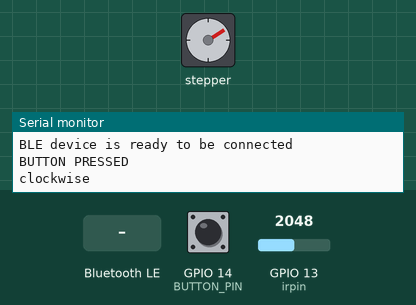
Simulated run of this sketch. Board: ESP32. On the bench: stepper motor, the last lines printed to the serial monitor. The test bench sets the inputs (shaded band); at power-on: GPIO 13 (irpin) = 2048, GPIO 14 (BUTTON_PIN) HIGH. Random numbers use the default seed unless the sketch sets one; nothing arrives over Bluetooth unless stated; a phone connects over Bluetooth LE 3 s after start; stepper angles assume 2048 steps per turn.

Above: at 3.2 s.
3.3 s: Bluetooth LE write "activate" received
At 11.3 s:
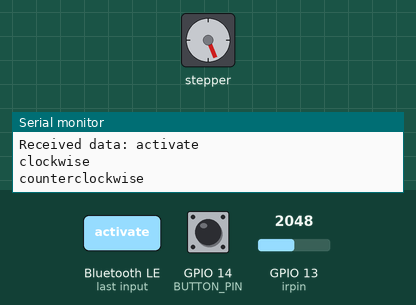
12.0 s: Bluetooth LE write "1" received
At 14.7 s:
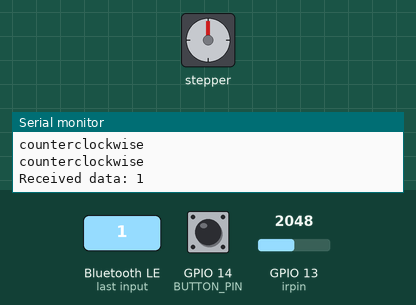
Timing chart, 0 to 24.8 s (numbered marks = the images above; inputs shaded):
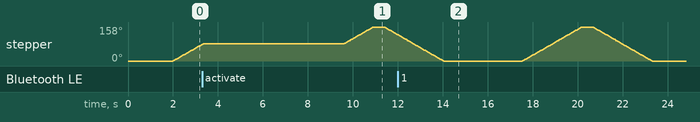

The sketch:

nir.ino
```cpp
#include <EEPROM.h>
#include <BLEDevice.h>
#include <BLEServer.h>
#include <BLEUtils.h>
#include <BLE2902.h>
#include <Stepper.h>

// VARIABLES DECLERATION
#define SERVICE_UUID "4fafc201-1fb5-459e-8fcc-c5c9c331914b"
#define GLUCOSE_DATA_CHAR_UUID "beefcafe-36e1-4688-b7f5-00000000000b"

BLECharacteristic *pGlucoseDataCharacteristic;

int value;
int voltval;
int irpin = 13;
int randomNumber;
String data;
#define BUTTON_PIN 14

// SET MOTOR STEPS PER REVOLUTION
const int stepsPerRevolution = 2048;
const int revolutionSteps = 900;

// INITIALIZING STEPER MOTOR
Stepper myStepper(stepsPerRevolution, 18, 17, 19, 16);

void activatePump(){

  Serial.println("clockwise");
  myStepper.step(revolutionSteps);
  delay(500);


  Serial.println("counterclockwise");
  myStepper.step(-revolutionSteps);
  delay(500);
}

// CALLBACKS CLASS TO HANDLE WRITES TO THE CHARACTERISTIC
class MyCallbacks : public BLECharacteristicCallbacks {
  void onWrite(BLECharacteristic *pCharacteristic) {
    String value = pCharacteristic->getValue();
    Serial.print("Received data: ");
    Serial.println(value);

    if(value == "activate"){
      activatePump();
    }
  }
};


void setup() {

  // INITIALIZE THE SERIAL PORT
  Serial.begin(9600);
  delay(2000);

  // CREATE BLE DEVICE
  BLEDevice::init("Ayobami");

  // CREATE BLE SERVER AND SERVICE
  BLEServer *pServer = BLEDevice::createServer();
  BLEService *pService = pServer->createService(SERVICE_UUID);


  // CREATE DATA CHARACTERISTICS
  pGlucoseDataCharacteristic = pService->createCharacteristic(
      GLUCOSE_DATA_CHAR_UUID,
      BLECharacteristic::PROPERTY_READ | BLECharacteristic::PROPERTY_NOTIFY | BLECharacteristic::PROPERTY_WRITE);
  pGlucoseDataCharacteristic->addDescriptor(new BLE2902());

  // SET CALLBALLS FOR WRITE ACTIONS FROM CLIENT
  pGlucoseDataCharacteristic->setCallbacks(new MyCallbacks());

  // START BLE server
  pService->start();

  // ADVERTISING BLE SERVER
  BLEAdvertising *pAdvertising = BLEDevice::getAdvertising();
  pAdvertising->addServiceUUID(SERVICE_UUID);
  // pAdvertising->setScanResponse(true);
  // pAdvertising->setMinPreferred(0x06);
  // pAdvertising->setMinPreferred(0x12);
  BLEDevice::startAdvertising();

  Serial.println("BLE device is ready to be connected");

  // SET PUSH BUTTON PINMODE
  pinMode(BUTTON_PIN, INPUT_PULLUP);

  // SETUP IR LED PINMODE
  pinMode(irpin, INPUT);

  // SET SPEED OF MOTOR
  myStepper.setSpeed(10);

  randomSeed(analogRead(0));
}

void loop() {

  // IF PINMODE IS PRESSED
  if (digitalRead(BUTTON_PIN) == HIGH) {
    Serial.println("BUTTON PRESSED");
    activatePump();
    delay(1000); // Debouncing the button press
  }

  // READ IR VALUE
   value = analogRead(irpin);
   voltval = map(value, 0, 1023, 70, 141);
   randomNumber = random(70, 141);
   data = String(randomNumber);

  pGlucoseDataCharacteristic->setValue(data.c_str());
  pGlucoseDataCharacteristic->notify();
  delay(2000);


}
```
